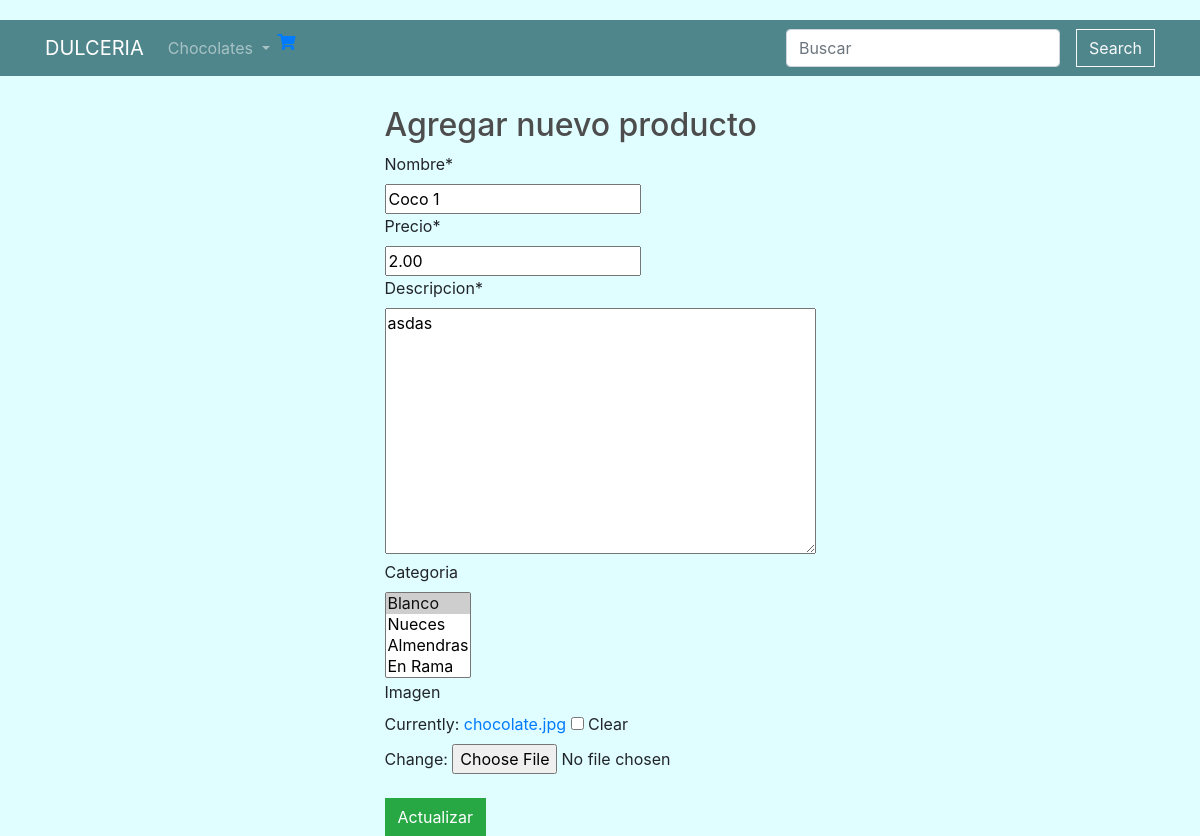
The app's page /product/5/update/, older data.
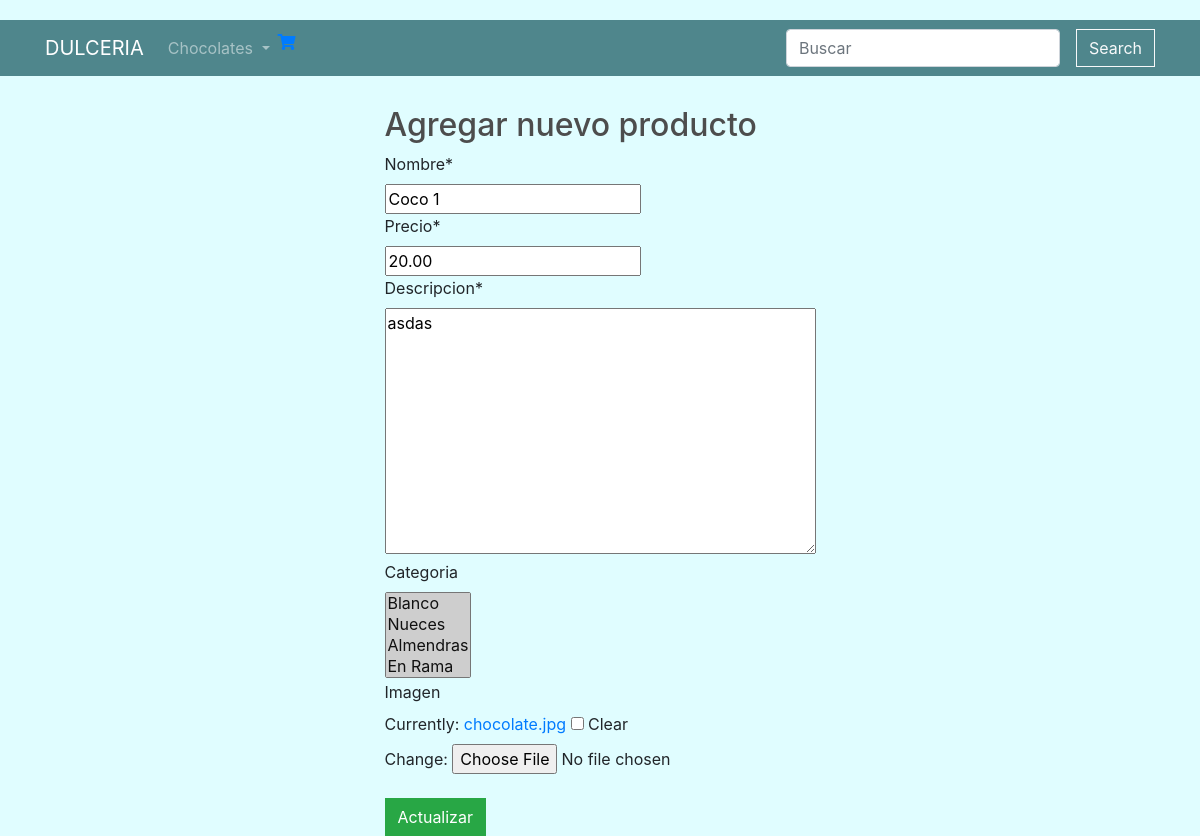
The same page, newer data.
### inventario_app/models.py (models this page shows, shortened)
class Product(models.Model):
    name = models.CharField(max_length=50, verbose_name="nombre")
    price = models.DecimalField(max_digits = 5, decimal_places= 2, verbose_name="precio")
    description = models.TextField(max_length=100, verbose_name="descripcion")
    timestamp = models.DateTimeField(default=timezone.now,blank=True, null=True)
    image = models.ImageField(default='chocolate.jpg',blank=True, null=True, verbose_name='imagen')
    category = models.ManyToManyField("Category", verbose_name='categoria', blank=True)
    views = models.IntegerField(default = 0, null=True, blank=True)

class Category(models.Model):
    name = models.CharField(max_length=50)
    def __str__(self):
        return self.name

### inventario_app/views.py (the view)
# urls.py: path('<id>/update/', views.update, name='update'),
def update(request, id):
    qs = get_object_or_404(Product, id=id)
    form = CreateProductForm(instance = qs)
    if request.method == "POST":
        form = CreateProductForm(request.POST, instance = qs)
        if form.is_valid():
            form.save()
            return HttpResponseRedirect(reverse('index'))
    return render(request, "inventario_app/update_product.html", context = {"form": form, "product":qs})

### inventario_app/forms.py
class CreateProductForm(ModelForm):
    class Meta:
        model = Product
        fields = ['name','price','description','category','image']

### inventario_app/templates/inventario_app/update_product.html (shortened to what this page needs)
{% extends 'inventario_app/base.html' %}
{% load crispy_forms_tags %}
{% block body %}
<div class="row justify-content-md-center">
    <div class="">
    <h2>Agregar nuevo producto</h2>
    <form action="{% url 'update' product.id %}" method="POST" name='create-product' enctype="multipart/form-data">
        {{ form | crispy }}
    <br>
    <button class="btn btn-success" type='submit'>Actualizar</button>
    </form>
</div>
{% endblock %}

Row changes from the older to the newer data that the page shows:
changed Product "asdas": price "2.00" → "20.00"
Text that changed along with them:
form field category: "Blanco ☑ / Nueces / Almendras / En Rama" → "Blanco ☑ / Nueces ☑ / Almendras ☑ / En Rama ☑"
